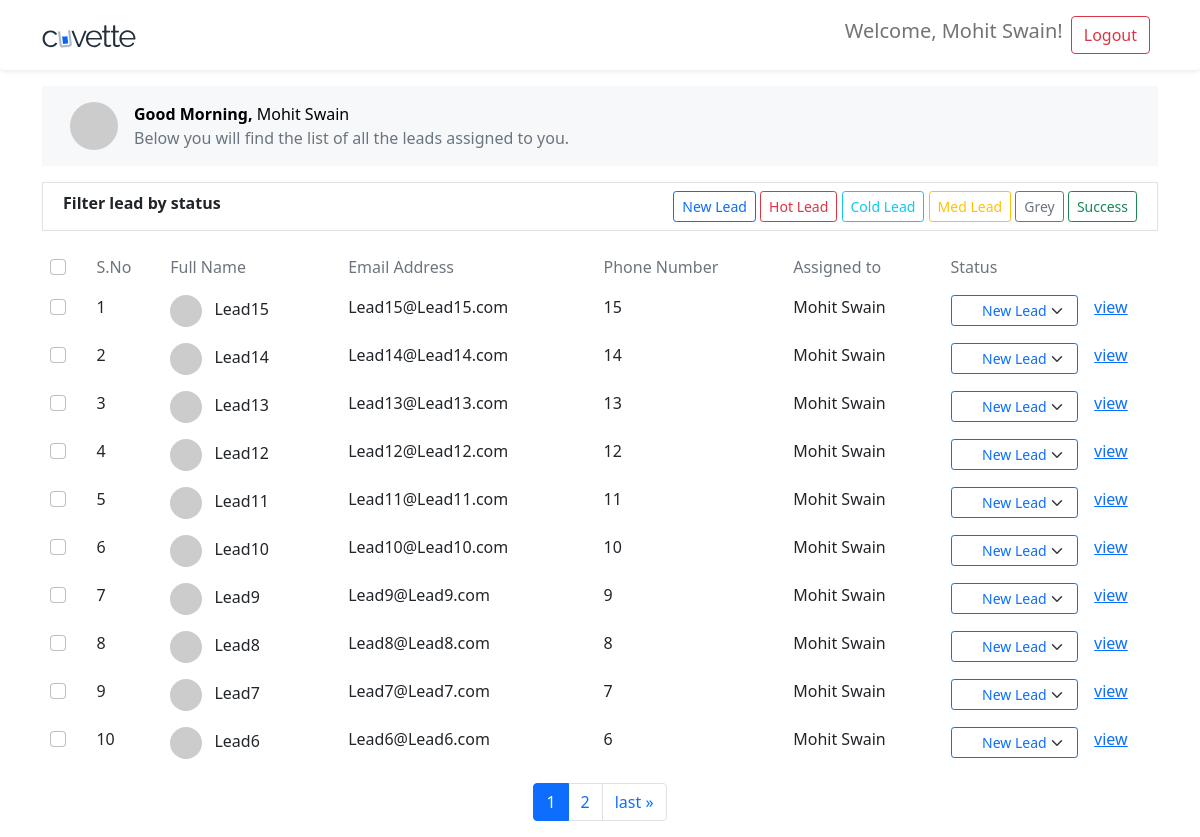
Page /dashboard (signed in) on the committed database.
### authentication/models.py (models this page shows, shortened)
class User(AbstractUser):
  username = None
  first_name = models.CharField('first name', max_length=150)
  last_name = models.CharField('last name', max_length=150)
  email = models.EmailField('email address', unique=True)
  phone_number = models.DecimalField('Phone no',max_digits=10,decimal_places=0,null=True,blank=True)
  is_approved = models.BooleanField(default=False)
  SALES_ADMIN = 'SA'
  SALES_REPRESENTATIVE = 'SR'
  USER_TYPES = [
    (SALES_ADMIN,'Sales Admin'),
    (SALES_REPRESENTATIVE,'Sales Representative')
  ]
  user_type = models.CharField(max_length=2,choices=USER_TYPES,default=SALES_REPRESENTATIVE)
  manager_id = models.ForeignKey('self',
                                  on_delete=models.SET_NULL,
                                  null=True,
                                  blank=True,
                                  help_text='Only Sales Admin'
                                )
  profile = models.ImageField(null=True,blank=True)
  objects = MyUserManager()
  USERNAME_FIELD = 'email'
  REQUIRED_FIELDS = ['first_name','last_name']

class Lead(models.Model):
  created_at = models.DateTimeField(auto_now_add=True)
  updated_at = models.DateTimeField(auto_now=True)
  name = models.CharField(max_length=150)
  email = models.EmailField(
      max_length=255,
      unique=True,
  )
  phone_number = models.DecimalField(max_digits=10,decimal_places=0)
  HOT = 'HOT'
  COLD = 'COLD'
  MEDIUM = 'MED'
  GREY = 'GREY'
  SUCCESS = 'SUCC'
  LEAD_STATE = [
    (HOT, 'hot'),
    (COLD,'cold'),
    (MEDIUM,'medium'),
    (GREY,'grey'),
    (SUCCESS,'success')
  ]
  state = models.CharField(max_length=4,choices=LEAD_STATE,null=True,blank=True)
  user_id = models.ForeignKey(User,on_delete=models.SET_NULL,null=True,blank=True,help_text='Only Sales Representative')

### authentication/views.py (the view)
# urls.py: path('dashboard',views.dashboard,name='dashboard'),
@login_required(login_url=reverse_lazy('login'))
def dashboard(request):
  leads = Lead.objects.filter(user_id=request.user.id).order_by('-created_at')
  filter = request.GET.get('filter')
  if filter:
    if filter == 'NEW':
      leads = leads.filter(state__isnull = True)
    else:
      leads = leads.filter(state=filter)
  p = Paginator(leads,10)
  page_number = request.GET.get('page')
  p_leads = p.get_page(page_number)
  status_text = {
    Lead.HOT : 'Hot Lead',
    Lead.COLD : 'Cold Lead',
    Lead.MEDIUM : 'Med Lead',
    Lead.GREY : 'Grey',
    Lead.SUCCESS: 'Success'
  }
  status_bootstrap_color = {
    Lead.HOT : 'danger',
    Lead.COLD : 'info',
    Lead.MEDIUM : 'warning',
    Lead.GREY : 'secondary',
    Lead.SUCCESS: 'success',
  }
  context = {
    'leads' : p_leads,
    'status_text' : status_text,
    'status_bootstrap_color' : status_bootstrap_color
  }
  return render(request,'dashboard.html',context)

### authentication/templatetags/helper_tags.py (called while the page is built)
@register.filter(name='get_value')
def get_value(dictionary, key):
  return dictionary.get(key)

### authentication/templates/dashboard.html (shortened to what this page needs)
{% extends 'base.html' %} {% load static %} {% load helper_tags %}
{%block title%}Dashboard{%endblock%} {%block navBar%} {{ block.super }}
{%endblock%} {%block content%}
<div class="container">
	<div class="container-fluid my-3" style="background-color: #f6f8fa">
		<div class="p-3 d-flex flex-row">
			<div style="height: 48px">
				<img
					src="https://i.pravatar.cc/50"
					alt=""
					srcset=""
					class="h-100 rounded-circle"
				/>
			</div>
			<div class="px-3">
				<div class="text-black">
					<span class="fw-bold"> Good Morning,</span>
					{{ user.get_full_name | title}}
				</div>
				<div class="text-secondary">
					Below you will find the list of all the leads assigned to you.
				</div>
			</div>
		</div>
	</div>
	<div class="container-fluid my-3 border">
		<div class="p-2 d-flex flex-row">
			<div class="fw-bold">Filter lead by status</div>
			<div class="ms-auto">
				{% if request.GET.filter == 'NEW' %}
				<a href="?filter=" class="text-decoration-none">
					<button type="button" class="btn btn-outline-primary btn-sm active">
						New Lead
					</button>
				</a>
				{% else %}
				<a href="?filter=NEW" class="text-decoration-none">
					<button type="button" class="btn btn-outline-primary btn-sm">
						New Lead
					</button>
				</a>
				{% endif %} {% for state in status_text %}
				{% if request.GET.filter == state %}
				<a href="?filter=" class="text-decoration-none">
					<button
						type="button"
						class="btn btn-outline-{{status_bootstrap_color | get_value:state | default:'primary'}} btn-sm active"
					>
						{{ status_text | get_value:state }}
					</button>
				</a>
				{% else %}
				<a href="?filter={{state}}" class="text-decoration-none">
					<button
						type="button"
						class="btn btn-outline-{{status_bootstrap_color | get_value:state | default:'primary'}} btn-sm"
					>
						{{ status_text | get_value:state }}
					</button>
				</a>
				{% endif %} {% endfor %}
			</div>
		</div>
	</div>
	<table class="table table-hover table-borderless">
		<thead>
			<tr class="text-muted">
				<th>
					<input class="form-check-input" type="checkbox" />
				</th>
				<th scope="col" class="fw-normal">S.No</th>
				<th scope="col" class="fw-normal">Full Name</th>
				<th scope="col" class="fw-normal">Email Address</th>
				<th scope="col" class="fw-normal">Phone Number</th>
				<th scope="col" class="fw-normal">Assigned to</th>
				<th scope="col" class="fw-normal">Status</th>
			</tr>
		</thead>
		<tbody>
			{% for lead in leads %}
			<tr>
				<td>
					<input class="form-check-input" type="checkbox" />
				</td>
				<th scope="row" class="fw-normal">
					{{ forloop.counter0|add:leads.start_index}}
				</th>
				<td>
					<img
						src="https://i.pravatar.cc/32?user={{lead.name}}"
						alt=""
						srcset=""
						class="h-100 rounded-circle"
					/>
					<span class="mx-2"> {{lead.name | title}} </span>
				</td>
				<td>{{lead.email}}</td>
				<td>{{lead.phone_number}}</td>
				<td>{{lead.user_id.get_full_name}}</td>
				{% with lead.state as status %}
				<td>
					<select
						class="state-select form-select form-select-sm shadow-none btn btn-sm btn-outline-{{status_bootstrap_color | get_value:status | default:'primary'}}"
						aria-label=".form-select-sm example"
						onchange="changeHandler({{lead.id}},this.value)"
					>
						{% if not status %}
						<option selected class="bg-light text-dark">New Lead</option>
						{% endif %}
					</select>
				</td>
				{% endwith %}
				<td><a href="" class="">view</a></td>
			</tr>
			{% endfor %}
		</tbody>
	</table>
	<nav aria-label="Page navigation">
		<ul class="pagination justify-content-center">
			<li class="page-item active" aria-current="page">
				<a class="page-link" href="">{{ leads.number }}</a>
			</li>
			{% if leads.has_next %}
			<li class="page-item">
				<a
					class="page-link"
					href="?filter={{request.GET.filter}}&page={{ leads.next_page_number }}"
					>{{ leads.next_page_number }}</a
				>
			</li>
			<li class="page-item">
				<a class="page-link" href="?page={{ leads.paginator.num_pages }}"
					>last &raquo;</a
				>
			</li>
			{% endif %}
		</ul>
	</nav>
</div>
{%endblock%}

### template/base.html (shortened to what this page needs)
{% load static %}<!DOCTYPE html>
<html lang="en">
	<head>
		<link
			href="https://cdn.jsdelivr.net/npm/bootstrap@5.1.3/dist/css/bootstrap.min.css"
			rel="stylesheet"
		/>
	</head>
	<body>
		{%block navBar %}
		<nav class="navbar navbar-expand-md navbar-light shadow-sm rounded">
			<div class="container">
				<a class="navbar-brand" href="{% url 'home' %}">
					<img src="{%static 'cuvette_icon.svg'%}" alt="cuvette icon" />
				</a>
				<div
					class="collapse navbar-collapse justify-content-end"
					id="navbarToggler"
				>
					<ul class="navbar-nav mb-2 mb-lg-0">
						{% if user and user.is_authenticated %}
						<li class="nav-item navbar-text d-flex align-items-center">
							<h5>Welcome, {{ user.get_full_name | title }}!</h5>
						</li>
						<a class="nav-link" href="{% url 'logout' %}"
							><button type="button" class="btn btn-outline-danger">
								Logout
							</button>
						</a>
						{% endif %}
					</ul>
				</div>
			</div>
		</nav>
		{% endblock %}
		<main>{%block content%}Nothing to show!{%endblock%}</main>
	</body>
</html>

### rows in the picture
User: get_full_name "Mohit Swain"
Lead: name "Lead15", email "Lead15@Lead15.com", phone_number "15", user_id.get_full_name "Mohit Swain", id "New Lead"
Lead: name "Lead14", email "Lead14@Lead14.com", phone_number "14", user_id.get_full_name "Mohit Swain", id "New Lead"
Lead: name "Lead13", email "Lead13@Lead13.com", phone_number "13", user_id.get_full_name "Mohit Swain", id "New Lead"
Lead: name "Lead12", email "Lead12@Lead12.com", phone_number "12", user_id.get_full_name "Mohit Swain", id "New Lead"
Lead: name "Lead11", email "Lead11@Lead11.com", phone_number "11", user_id.get_full_name "Mohit Swain", id "New Lead"
Lead: name "Lead10", email "Lead10@Lead10.com", phone_number "10", user_id.get_full_name "Mohit Swain", id "New Lead"
Lead: name "Lead9", email "Lead9@Lead9.com", phone_number "9", user_id.get_full_name "Mohit Swain", id "New Lead"
Lead: name "Lead8", email "Lead8@Lead8.com", phone_number "8", user_id.get_full_name "Mohit Swain", id "New Lead"
Lead: name "Lead7", email "Lead7@Lead7.com", phone_number "7", user_id.get_full_name "Mohit Swain", id "New Lead"
Lead: name "Lead6", email "Lead6@Lead6.com", phone_number "6", user_id.get_full_name "Mohit Swain", id "New Lead"

### other values in the picture
{{ status_text | get_value:state }} "Hot Lead" "Cold Lead" "Med Lead" "Grey" "Success"
{{ leads.number }} "1"
{{ leads.next_page_number }} "2"
